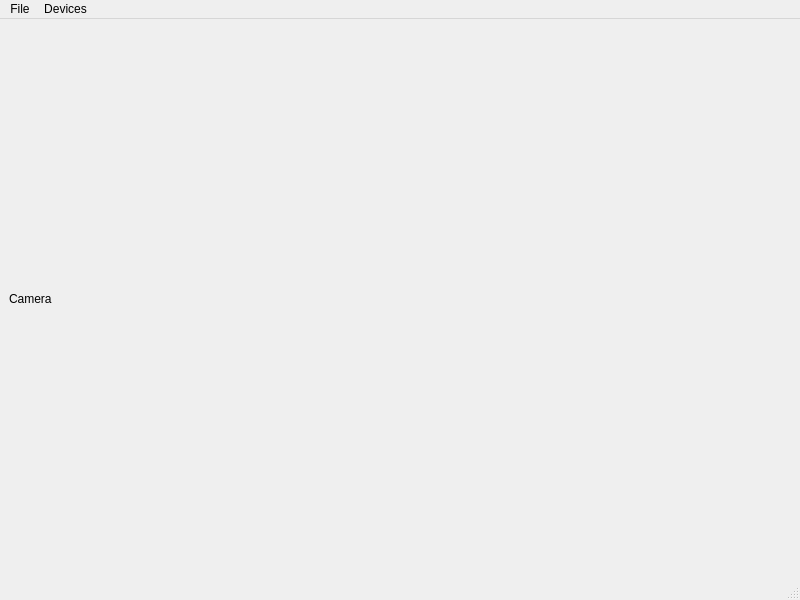
<?xml version="1.0" encoding="UTF-8"?>
<ui version="4.0">
 <class>MainWindow</class>
 <widget class="QMainWindow" name="MainWindow">
  <property name="geometry">
   <rect>
    <x>0</x>
    <y>0</y>
    <width>800</width>
    <height>600</height>
   </rect>
  </property>
  <property name="windowTitle">
   <string>MainWindow</string>
  </property>
  <widget class="QWidget" name="centralwidget">
   <layout class="QGridLayout" name="gridLayout">
    <item row="0" column="0">
     <widget class="QLabel" name="lblCamera">
      <property name="text">
       <string>Camera</string>
      </property>
     </widget>
    </item>
   </layout>
  </widget>
  <widget class="QMenuBar" name="menubar">
   <property name="geometry">
    <rect>
     <x>0</x>
     <y>0</y>
     <width>800</width>
     <height>26</height>
    </rect>
   </property>
   <widget class="QMenu" name="menuFile">
    <property name="title">
     <string>File</string>
    </property>
    <addaction name="actionStart_Camera"/>
    <addaction name="actionStop_Camera"/>
    <addaction name="separator"/>
    <addaction name="actionSetting"/>
    <addaction name="separator"/>
    <addaction name="actionExit"/>
   </widget>
   <widget class="QMenu" name="menuDevices">
    <property name="title">
     <string>Devices</string>
    </property>
   </widget>
   <addaction name="menuFile"/>
   <addaction name="menuDevices"/>
  </widget>
  <widget class="QStatusBar" name="statusbar"/>
  <action name="actionStart_Camera">
   <property name="text">
    <string>Start Camera</string>
   </property>
  </action>
  <action name="actionStop_Camera">
   <property name="text">
    <string>Stop Camera</string>
   </property>
  </action>
  <action name="actionSetting">
   <property name="text">
    <string>Setting</string>
   </property>
  </action>
  <action name="actionExit">
   <property name="text">
    <string>Exit</string>
   </property>
  </action>
 </widget>
 <resources/>
 <connections/>
</ui>
